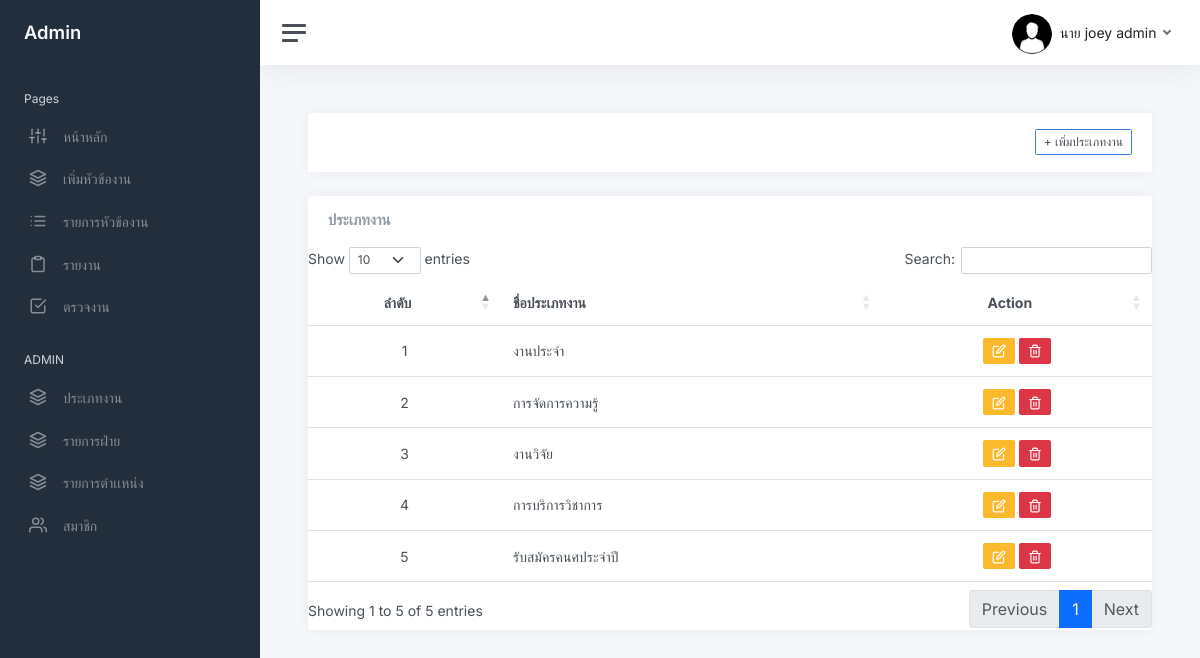
Screenshot of /jobtype_list.php (signed in) with the database file from the repository.
### tables this page shows
CREATE TABLE `user` (
  `user_id` int NOT NULL,
  `firstname` varchar(200) NOT NULL,
  `lastname` varchar(200) NOT NULL,
  `email` varchar(200) NOT NULL,
  `password` varchar(255) NOT NULL,
  `role_id` int DEFAULT NULL,
  `avatar` varchar(255) DEFAULT NULL,
  `date_created` timestamp NOT NULL DEFAULT CURRENT_TIMESTAMP ON UPDATE CURRENT_TIMESTAMP,
  `status_user` int NOT NULL,
  `tel` varchar(255) NOT NULL,
  `line_token` varchar(255) NOT NULL,
  `idcard` varchar(13) NOT NULL,
  `department_id` int NOT NULL,
  `shortname_id` int NOT NULL,
  `status_user2` int NOT NULL
);

CREATE TABLE `job_type` (
  `id_jobtype` int NOT NULL,
  `name_jobtype` varchar(200) NOT NULL,
  `status` tinyint NOT NULL
);

### funtion.php (called while the page is built, shortened)
<?php
    function showshortname($shortname){
        if($shortname =='1'){
            return "นาย";
        }elseif($shortname =='2'){
            return "นางสาว";
        } elseif($shortname =='9'){
            return "นาง";
        } elseif($shortname =='3'){
            return "ดร.";
        } elseif($shortname =='4'){
        return "ผศ.";
        } elseif($shortname =='5'){
            return "รศ.";
        } elseif($shortname =='6'){
            return "ศ.";
        } elseif($shortname =='7'){
            return "ผศ.ดร.";
        } elseif($shortname =='8'){
            return "ศ.ดร.";
        }elseif($shortname =='10'){
            return "อาจารย์";
        } elseif($shortname =='11'){
            return "Mr.";
        }elseif($shortname =='12'){
            return "Ms";
        }
    }
    ?>

### jobtype_list.php (the view, shortened to what this page needs)
<?php
    require_once 'connect.php';
?>
<!DOCTYPE html>
<html lang="en">
<?php include "head.php"?>
<body>
<link rel="stylesheet" type="text/css" href="https://cdn.datatables.net/1.13.2/css/dataTables.bootstrap5.min.css"
<?php include "sidebar.php"?>
<form action="proc.php" method="post" id="joblist" class="form-horizontal" enctype="multipart/form-data">
    <main class="content">
        <div class="col-lg-12">
            <div class="card card-outline card-success">
                <div class="container-fluid p-0">
                    <div class="card-header">
                        <div class="d-flex flex-row-reverse bd-highligh">
                            <a class="btn btn-block btn-sm btn-default btn-flat border-primary" data-bs-toggle="modal" data-bs-target="#addjobtype" ><i class="fa fa-plus"></i> + เพิ่มประเภทงาน</a>
                        </div>
                    </div>
                </div>
            </div>
        </div>
                    <div class="card flex-fill">
                        <div class="card-header">
                            <h5 class="card-title mb-0">ประเภทงาน</h5>
                        </div>
                            <table class="table table-hover my-0" id="example">
                                <thead>
                                    <tr>
                                        <th class="text-center">ลำดับ</th>
                                        <th class="text-left">ชื่อประเภทงาน</th>
                                        <th class="text-center">Action</th>
                                    </tr>
                                </thead>
                                <tbody>
                                    <?php
                                        $i = 1;
                                        $sql = "SELECT * FROM job_type  WHERE status = 1";
                                        $qry = $db->query($sql);
                                        $qry->execute();
                                        while ($row = $qry->fetch(PDO::FETCH_ASSOC)){
                                    ?>
                                        <tr>
                                            <td class="text-center"><?php echo $i++ ?></td>
                                            <td class="text-left"><?php echo $row['name_jobtype'] ?></td>
                                            <td class="text-center">
                                                <a class="btn btn-warning btn-sm" title="เเก้ไขข้อมูลประเภทงาน" href="editjobtype_page.php?update_id=<?php echo $row['id_jobtype']?>"><i  data-feather="edit"></i></a>
                                                <button class="btn btn-danger btn-sm deletejob-btn" title="ลบข้อมูลประเภทงาน" data-id_jobtype="<?php echo $row['id_jobtype']?>"><i data-feather="trash-2"></i></button>
                                            </td>
                                        </tr>
                                    <?php } ?>
                                </tbody>
                            </table>
                    </div>
        </main>
</form>
    </body>
</html>

### sidebar.php (shortened to what this page needs)
<?php
include "head.php";
include "funtion.php";
		if (isset($_SESSION['user_login'])) {
			$user_id = $_SESSION['user_login'];
			$sql = "SELECT *,concat(firstname,' ',lastname) as name FROM user AS u  natural JOIN position  WHERE u.user_id = $user_id ";
			$stmt = $db->prepare($sql);
			$stmt->execute();
			$row = $stmt->fetch(PDO::FETCH_ASSOC);
		}
			$level = $row['level'];
			$where ='';
			$sql2 = "SELECT MAX(level) as maxlevel , MIN(level) as minlevel FROM user as u
			left join position as p ON u.role_id = p.role_id
			left join department as d on u.department_id = d.department_id   $where ";
			$stmt2 = $db->prepare($sql2);
			$stmt2->execute();
			$row2 = $stmt2->fetch(PDO::FETCH_ASSOC);
			$maxlevel = $row2['maxlevel'];
?>
<div class="wrapper">
		<nav id="sidebar" class="sidebar js-sidebar">
			<div class="sidebar-content js-simplebar">
				<a class="sidebar-brand" href="index.php">
				<?php if($level <= 2): ?>
				<span class="align-middle">Admin <?php ?></span>
				<?php else: ?>
					<span class="align-middle">user <?php/*  echo $row['firstname']  */?></span>
					<?php endif; ?>
				</a>
				<ul class="sidebar-nav">
					<li class="sidebar-header">
						Pages
					</li>
					<li class="sidebar-item">
						<a class="sidebar-link" href="index.php">
              <i class="align-middle" data-feather="sliders"></i> <span class="align-middle">หน้าหลัก</span>
            </a>
					</li>
					<?php if($level != $maxlevel): ?>
					<li class="sidebar-item">
						<a data-bs-target="#maps" data-bs-toggle="collapse" class="sidebar-link collapsed" aria-expanded="false">
							<i class="align-middle" data-feather="layers"></i>
							 <span class="align-middle">
								เพิ่มหัวข้องาน
							</span>
						</a>
					</li>
					<?php endif; ?>
					<li class="sidebar-item">
						<a data-bs-target="#project_list" data-bs-toggle="collapse" class="sidebar-link collapsed" aria-expanded="false">
							<i class="align-middle" data-feather="list"></i>
							 <span class="align-middle">
							 รายการหัวข้องาน
							</span>
						</a>
					</li>
			<li class="sidebar-item">
				<a data-bs-target="#report" data-bs-toggle="collapse" class="sidebar-link collapsed" aria-expanded="false">
					<i class="align-middle" data-feather="clipboard"></i>
						<span class="align-middle">
						รายงาน
					</span>
				</a>
			</li>
					<?php if($level != $maxlevel): ?>
					<li class="sidebar-item">
						<a class="sidebar-link" href="checktask_list.php">
              <i class="align-middle" data-feather="check-square"></i> <span class="align-middle">ตรวจงาน</span>
            </a>
			<?php endif; ?>
					</li>
					<?php if(($level <= 2) ): ?>
					<li class="sidebar-header">
						ADMIN
					</li>
					<?php elseif($level == 2): ?>
					<li class="sidebar-header">
						USER
					</li>
					<?php endif; ?>
					<?php if($level <=2): ?>
						<li class="sidebar-item">
							<a class="sidebar-link"  href="jobtype_list.php">
				<i class="align-middle" data-feather="layers"></i> <span class="align-middle">ประเภทงาน</span>
							</a>
						<li class="sidebar-item">
							<a class="sidebar-link"  href="departmant_list.php">
				<i class="align-middle" data-feather="layers"></i> <span class="align-middle">รายการฝ่าย</span>
							</a>
						<li class="sidebar-item">
							<a class="sidebar-link"  href="position_list.php">
				<i class="align-middle" data-feather="layers"></i> <span class="align-middle">รายการตำเเหน่ง</span>
							</a>
					</li>
					<li class="sidebar-item">
						<a data-bs-target="#user" data-bs-toggle="collapse" class="sidebar-link collapsed" aria-expanded="false">
							<i class="align-middle" data-feather="users"></i>
							 <span class="align-middle">
								สมาชิก
							</span>
						</a>
					</li>
					<?php endif; ?>
				</ul>
			</div>
		</nav>
		<div class="main">
			<nav class="navbar navbar-expand navbar-light navbar-bg">
				<a class="sidebar-toggle js-sidebar-toggle">
          <i class="hamburger align-self-center"></i>
        </a>
				<div class="navbar-collapse collapse">
					<ul class="navbar-nav navbar-align">
							<a class="nav-link dropdown-toggle d-none d-sm-inline-block" href="#" data-bs-toggle="dropdown">
							<?php if($row['avatar'] !=""){?>
                				<img src="img/avatars/<?php echo $row['avatar'] ?>" class="avatar rounded-circle rounded me-1" alt="" > <span class="text-dark"> <?php echo $row['firstname'] . ' ' . $row['lastname'] ?></span>
							<?php }else{?>
								<img src="img/avatars/09.jpg" class="avatar rounded-circle rounded me-1" alt="" > <span class="text-dark"> <?php echo  showshortname($row['shortname_id']) . ' ' . $row['firstname'] . ' ' . $row['lastname'] ?></span>
 							<?php }?>
              				</a>
					</ul>
				</div>
			</nav>

### css/multi_select.css (style rules this page uses)
body { font-family: 'Courier New', Courier, monospace; font-size: 14px; }

### rows the page displays
user: shortname "นาย", firstname "joey", lastname "admin"
job_type: name_jobtype "งานประจำ"
job_type: name_jobtype "การจัดการความรู้"
job_type: name_jobtype "งานวิจัย"
job_type: name_jobtype "การบริการวิชาการ"
job_type: name_jobtype "รับสมัครคนศประจำปี"
